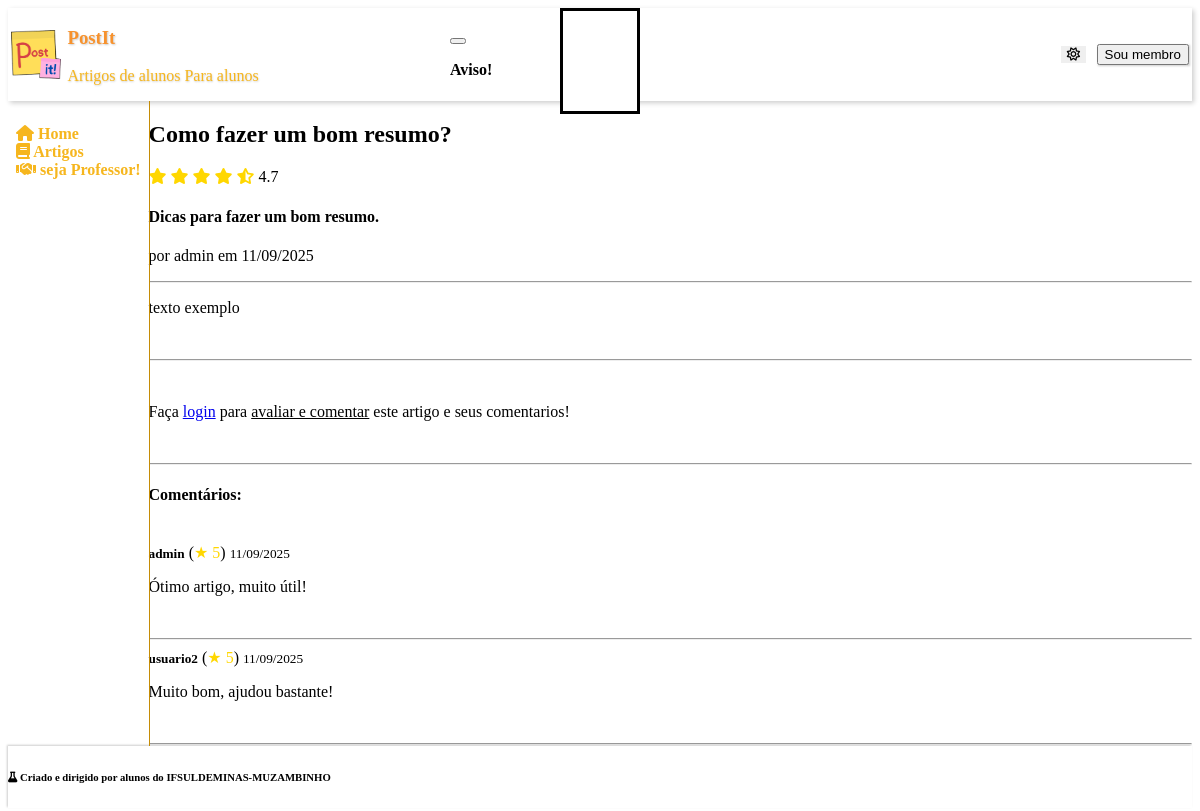
The page /PAGES/ARTICLE/read.php?id=1 on the database its author committed.
### tables this page shows
CREATE TABLE articles (
    id INT AUTO_INCREMENT PRIMARY KEY,
    title VARCHAR(255) NOT NULL,
    descr TEXT NOT NULL,
    content TEXT NOT NULL,
    author_id INT NOT NULL,
    creation TIMESTAMP DEFAULT CURRENT_TIMESTAMP,
    views INT DEFAULT 0,
    rating INT DEFAULT 0,

    is_active boolean not null DEFAULT 1,

    FOREIGN KEY (author_id) REFERENCES users(id)
);

CREATE TABLE users (
    id INT AUTO_INCREMENT PRIMARY KEY,
    username VARCHAR(100) NOT NULL,
    pwd TEXT NOT NULL,
    position ENUM('user', 'professor', 'administrador') NOT NULL,
    creation TIMESTAMP DEFAULT CURRENT_TIMESTAMP,
    is_active boolean not null DEFAULT 1
);

CREATE TABLE comments (
    id INT AUTO_INCREMENT PRIMARY KEY,
    content TEXT NOT NULL,
    author_id INT NOT NULL,
    article_id INT NOT NULL,
    rating INT DEFAULT 0,
    creation TIMESTAMP DEFAULT CURRENT_TIMESTAMP,
    is_active boolean not null DEFAULT 1,

    FOREIGN KEY (author_id) REFERENCES users(id),
    FOREIGN KEY (article_id) REFERENCES articles(id)
);

### PHP/pull_content.php (called while the page is built, shortened)
<?php
if (isset($_GET['id']) && is_numeric($_GET['id'])) {
    require_once $pathToRoot.'PHP/db.php';
    $stmt = $pdo->prepare(
        "SELECT articles.id, articles.title, articles.content, articles.creation, users.username AS author, articles.descr,
        AVG(ratings_article.rating) AS avg_rating
        FROM articles
        LEFT JOIN ratings_article ON articles.id = ratings_article.article_id
        JOIN users ON articles.author_id = users.id
        WHERE articles.id = ?
        GROUP BY articles.id, articles.title, articles.content, articles.creation, users.username
    ");
    $stmt->execute([$_GET['id']]);
    $GET = $stmt->fetch(PDO::FETCH_ASSOC);
} else {
    header("Location: ".$pathToRoot."PAGES/home.php?r=ID inválido.");
    exit();
}

### ASSETS/parsedown-master/Parsedown.php (called while the page is built, shortened)
<?php
class Parsedown
{
    function text($text)
    {
        $Elements = $this->textElements($text);
        $markup = $this->elements($Elements);
        $markup = trim($markup, "\n");
        return $markup;
    }
    protected function textElements($text)
    {
        $text = str_replace(array("\r\n", "\r"), "\n", $text);
        $text = trim($text, "\n");
        $lines = explode("\n", $text);
        return $this->linesElements($lines);
    }
    protected $breaksEnabled;
    protected $safeMode;
    protected $unmarkedBlockTypes = array(
        'Code',
    );
    protected function linesElements(array $lines)
    {
        $Elements = array();
        $CurrentBlock = null;
        foreach ($lines as $line)
        {
            $indent = strspn($line, ' ');
            $text = $indent > 0 ? substr($line, $indent) : $line;
            $Line = array('body' => $line, 'indent' => $indent, 'text' => $text);
            $marker = $text[0];
            $blockTypes = $this->unmarkedBlockTypes;
            foreach ($blockTypes as $blockType)
            {
                $Block = $this->{"block$blockType"}($Line, $CurrentBlock);
            }
            if (isset($Block))
            {
                $CurrentBlock = $Block;
            }
            else
            {
                $CurrentBlock = $this->paragraph($Line);
                $CurrentBlock['identified'] = true;
            }
        }
        if (isset($CurrentBlock))
        {
            $Elements[] = $this->extractElement($CurrentBlock);
        }
        return $Elements;
    }
    protected function extractElement(array $Component)
    {
        return $Component['element'];
    }
    protected function paragraph($Line)
    {
        return array(
            'type' => 'Paragraph',
            'element' => array(
                'name' => 'p',
                'handler' => array(
                    'function' => 'lineElements',
                    'argument' => $Line['text'],
                    'destination' => 'elements',
                ),
            ),
        );
    }
    protected function lineElements($text, $nonNestables = array())
    {
        $text = str_replace(array("\r\n", "\r"), "\n", $text);
        $Elements = array();
        $InlineText = $this->inlineText($text);
        $Elements[] = $InlineText['element'];
        foreach ($Elements as &$Element)
        {
            if ( ! isset($Element['autobreak']))
            {
                $Element['autobreak'] = false;
            }
        }
        return $Elements;
    }
    protected function inlineText($text)
    {
        $Inline = array(
            'extent' => strlen($text),
            'element' => array(),
        );
        $Inline['element']['elements'] = self::pregReplaceElements(
            $this->breaksEnabled ? '/[ ]*+\n/' : '/(?:[ ]*+\\\\|[ ]{2,}+)\n/',
            array(
                array('name' => 'br'),
                array('text' => "\n"),
            ),
            $text
        );
        return $Inline;
    }
    protected function handle(array $Element)
    {
        if (isset($Element['handler']))
        {
            if (!isset($Element['nonNestables']))
            {
                $Element['nonNestables'] = array();
            }
            if (is_string($Element['handler']))
            {
                $function = $Element['handler'];
                $argument = $Element['text'];
                unset($Element['text']);
                $destination = 'rawHtml';
            }
            else
            {
                $function = $Element['handler']['function'];
                $argument = $Element['handler']['argument'];
                $destination = $Element['handler']['destination'];
            }
            $Element[$destination] = $this->{$function}($argument, $Element['nonNestables']);
            unset($Element['handler']);
        }
        return $Element;
    }
    protected function element(array $Element)
    {
        $Element = $this->handle($Element);
        $hasName = isset($Element['name']);
        $markup = '';
        if ($hasName)
        {
            $markup .= '<' . $Element['name'];
        }
        $permitRawHtml = false;
        if (isset($Element['text']))
        {
            $text = $Element['text'];
        }
        elseif (isset($Element['rawHtml']))
        {
            $text = $Element['rawHtml'];
            $allowRawHtmlInSafeMode = isset($Element['allowRawHtmlInSafeMode']) && $Element['allowRawHtmlInSafeMode'];
            $permitRawHtml = !$this->safeMode || $allowRawHtmlInSafeMode;
        }
        $hasContent = isset($text) || isset($Element['element']) || isset($Element['elements']);
        if ($hasContent)
        {
            $markup .= $hasName ? '>' : '';
            if (isset($Element['elements']))
            {
                $markup .= $this->elements($Element['elements']);
            }
            elseif (isset($Element['element']))
            {
                $markup .= $this->element($Element['element']);
            }
            else
            {
                if (!$permitRawHtml)
                {
                    $markup .= self::escape($text, true);
                }
                else
                {
                    $markup .= $text;
                }
            }
            $markup .= $hasName ? '</' . $Element['name'] . '>' : '';
        }
        elseif ($hasName)
        {
            $markup .= ' />';
        }
        return $markup;
    }
    protected function elements(array $Elements)
    {
        $markup = '';
        $autoBreak = true;
        foreach ($Elements as $Element)
        {
            $autoBreakNext = (isset($Element['autobreak'])
                ? $Element['autobreak'] : isset($Element['name'])
            );
            $autoBreak = !$autoBreak ? $autoBreak : $autoBreakNext;
            $markup .= ($autoBreak ? "\n" : '') . $this->element($Element);
            $autoBreak = $autoBreakNext;
        }
        $markup .= $autoBreak ? "\n" : '';
        return $markup;
    }
    protected static function pregReplaceElements($regexp, $Elements, $text)
    {
        $newElements = array();
        $newElements[] = array('text' => $text);
        return $newElements;
    }
    protected static function escape($text, $allowQuotes = false)
    {
        return htmlspecialchars($text, $allowQuotes ? ENT_NOQUOTES : ENT_QUOTES, 'UTF-8');
    }
}

### PHP/pull_coments.php (the view, shortened to what this page needs)
<?php
if (isset($_GET['id'])) {
    $article_id = $_GET['id'];
    $stmt = $pdo->query(
        "SELECT comments.id, comments.content, comments.creation, comments.rating, comments.article_id, users.username AS author
        FROM comments
        LEFT JOIN users ON comments.author_id = users.id
        WHERE comments.article_id = $article_id
        ORDER BY  comments.rating DESC, comments.creation DESC
    ");
    $comments = $stmt->fetchAll(PDO::FETCH_ASSOC);
} else {
    $comments = [];
}
function listComments($commentsArray, $logged = false, $pathToRoot = "") {
    if (count($commentsArray)== 0){
        echo "<p>não ha comentarios</p>";
    }
    else{
        foreach($commentsArray as $comment):?>
            <div class="container-fluid comment">
                <h5 style='display:inline;'><?= $comment['author'] ?></h5> (<span style="color: gold;">★ <?= $comment['rating'] ?></span>)  <small><?= date('d/m/Y', strtotime($comment['creation'])) ?></small>
                <p><?= $comment['content'] ?></p>
            </div>
            <hr>
        <?php endforeach;
    }
}

### PAGES/ARTICLE/read.php (shortened to what this page needs)
<?php
    $depth = array_search('PI', array_reverse(explode(DIRECTORY_SEPARATOR, __DIR__)));
    $pathToRoot = ($depth !== false) ? str_repeat("../", $depth) : "";
    require_once $pathToRoot."PHP/pull_content.php";
    require_once $pathToRoot."ASSETS/TEMPLATES/header.php";
    require_once $pathToRoot."ASSETS/TEMPLATES/aside.php";
    echo "<link rel='stylesheet' href='".$pathToRoot."CSS/star_rating.css'>";
?>
            <div class="container-fluid">
                <hgroup>
                    <h1><?= $GET['title'] ?></h1>
                    <?php for($i=0; $i < floor($GET['avg_rating']); $i++): ?>
                    <i class="fa-solid fa-star" style="color: #FFD700;"></i>
                    <?php endfor; ?>
                    <?php if ($GET['avg_rating'] - floor($GET['avg_rating']) >= 0.1): ?>
                        <i class="fa-solid fa-star-half-stroke" style="color: #FFD700;"></i>
                    <?php endif; ?>
                    <?= round($GET['avg_rating'], 1) ?>
                    <h4><?= $GET['descr'] ?></h4>
                    <p>por <?= $GET['author'] ?> em <?= date('d/m/Y', strtotime($GET['creation'])) ?></p>
                </hgroup>
                <hr>
                <section class="content container-fluid">
                    <div class="container-fluid">
                        <hgroup>
                            <?php
                                require '../../ASSETS/parsedown-master/Parsedown.php';
                                $Parsedown = new Parsedown();
                                $html = $Parsedown->text($GET['content']);
                                echo $html;
                            ?>
                        </hgroup>
                    </div>
                </section>
                <br>
                <hr>
                <br>
                <?php if ($logged) :?>
                    <h4>Deixe sua avaliação!</h4>
                    <form action="<?= $pathToRoot ?>PHP/rate_article.php" method="POST" class="container-fluid">
                        <div class="input-button-group">
                            <input type="hidden" name="article_id" value="<?= $_GET['id'] ?>">
                            <div class="container-fluid star-rating">
                                    <?php for ($i=5; $i >= 1; $i--): ?>
                                        <input class="radio-input" type="radio" id="star<?=$i;?>" name="star-input" value="<?=$i;?>" />
                                        <label class="radio-label" class for="star<?=$i;?>" title="<?=$i;?> stars"><?=$i;?> stars</label>
                                    <?php endfor; ?>
                            </div>
                            <button type="submit" class="primary"><i class="fa-solid fa-star"></i></button>
                        </div>
                    </form>
                <?php else: ?>
                    <p>Faça <a href="<?= $pathToRoot ?>verify.php">login</a> para <u>avaliar e comentar</u> este artigo e seus comentarios!</p>
                <?php endif; ?>
                <br>
                <hr>
                <h4>Comentários:</h4>
                <br>
                <?php
                    require_once $pathToRoot."PHP/pull_coments.php";
                    listComments($comments, $logged, $pathToRoot);
                ?>
            </div>
        </section>
    </main>
<?php
    require_once $pathToRoot."ASSETS/TEMPLATES/modal.php";
    require_once $pathToRoot."ASSETS/TEMPLATES/footer.php";
?>

### CSS/mainpage.css (style rules this page uses)
:root { --pico-border-radius: 0.75rem; --pico-typography-spacing-vertical: 0.5rem; --pico-form-element-spacing-vertical: 0.5rem; --pico-form-element-spacing-horizontal: 0.7rem; --pico-block-spacing-vertical: 0.5rem; --color-brown-brighterer: #a05b1b; --color-brown-brighter: #884a10; --color-brown: #743C08; --color-brown-darker: #5e2d00; --color-brown-darkerer: #522700; --color-pumpkin-brighterer: #f7922d; --color-pumpkin-brighter: #eb831b; --color-pumpkin: #DF760B; --color-pumpkin-darker: #cc6600; --color-pumpkin-darkerer: #b65b00; --color-orange-brighterer: #ffcb51; --color-orange-brighter: #fdc43e; --color-orange: #F6B61E; --color-orange-darker: #da9e12; --color-orange-darkerer: #c58c06; --color-beige-brighterer: #fff9e6; --color-beige-brighter: #fff2cc; --color-beige: #FFEBAF; --color-beige-darker: #f3db94; --color-beige-darkerer: #e0c77c; --color-blue-brighterer: #51d0ff; --color-blue-brighter: #3ecaff; --color-blue: #1EB8F6; --color-blue-darker: #129ed9; --color-blue-darkerer: #068cc5; --color-shadow: rgba(0, 0, 0, 0.2); }
[data-theme=light], :root:not([data-theme=dark]) { --pico-text-selection-color: var(--color-brown-brighter); --pico-primary: var(--color-orange); --pico-primary-background: var(--color-orange-darker); --pico-primary-underline: var(--color-orange); --pico-primary-hover: var(--color-orange-darker); --pico-primary-hover-background: var(--color-orange-darkerer); --pico-primary-focus: var(--color-brown-brighterer); --pico-primary-inverse: #fff; }
html,html>body { height: 100%; }
html>body { display: flex; flex-direction: column; }

### rows shown on the page
articles: title "Como fazer um bom resumo?", descr "Dicas para fazer um bom resumo.", author.username "admin", creation "11/09/2025", content "texto exemplo"
comments: author.username "admin", rating "5", creation "11/09/2025", content "Ótimo artigo, muito útil!"
comments: author.username "usuario2", rating "5", creation "11/09/2025", content "Muito bom, ajudou bastante!"

### other values the page prints
$GET['avg_rating'] "4.7"
